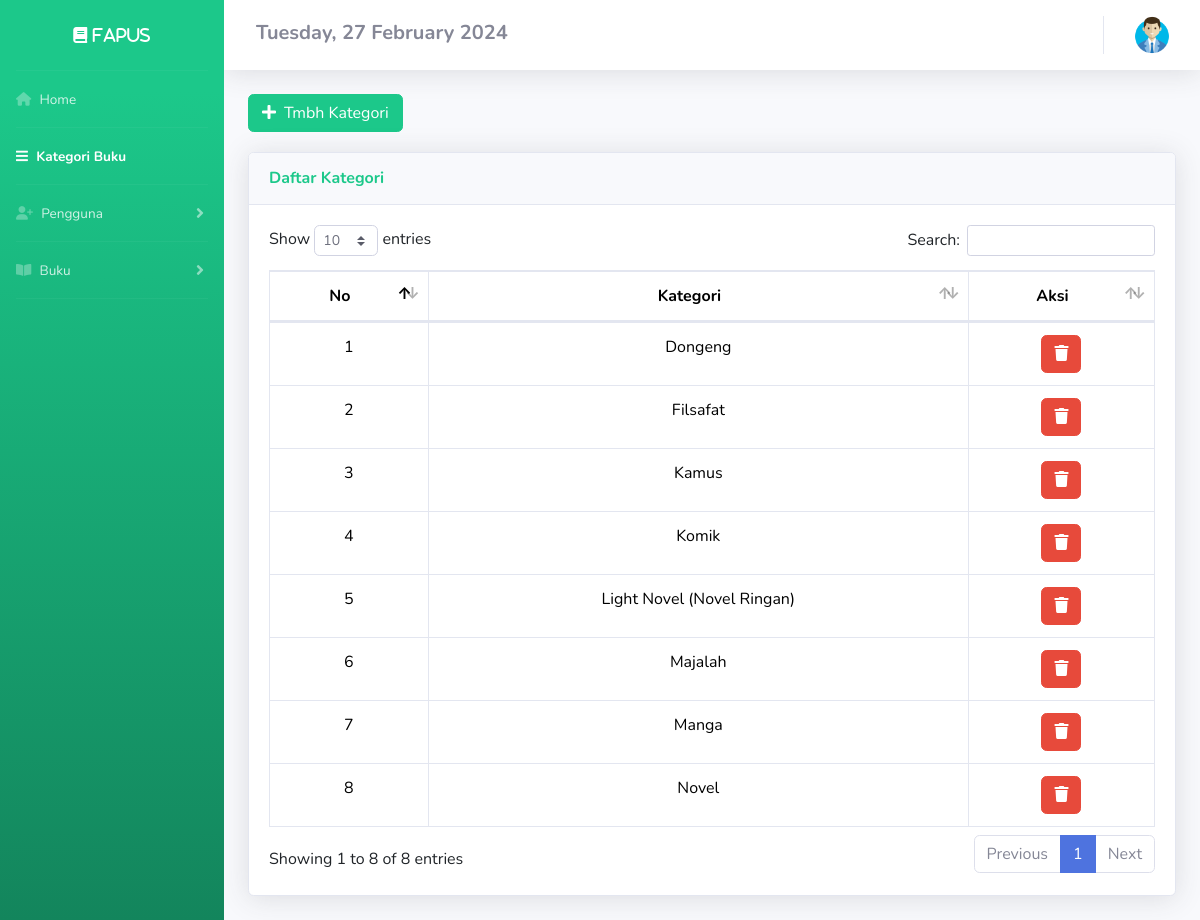
The app's page /DashboardAdmin/kategori.php (signed in) with its own data.
### tables this page shows
CREATE TABLE `kategori_buku` (
  `kategori` varchar(255) NOT NULL
);

### config/config.php (called while the page is built, shortened)
<?php
$host = "127.0.0.1";
$username = "root";
$password = "";
$database_name = "ukk_fatih";
$connection = mysqli_connect($host, $username, $password, $database_name);
function queryReadData($dataKategori)
{
  global $connection;
  $result = mysqli_query($connection, $dataKategori);
  $items = [];
  while ($item = mysqli_fetch_assoc($result)) {
    $items[] = $item;
  }
  return $items;
}

### DashboardAdmin/kategori.php (the view, shortened to what this page needs)
<?php
require "../config/config.php";
$member = queryReadData("SELECT * FROM kategori_buku");
?>
<!DOCTYPE html>
<html lang="en">
<head>
  <link href="https://cdn.jsdelivr.net/npm/bootstrap@5.3.2/dist/css/bootstrap.min.css" rel="stylesheet">
  <link href="../assets2/vendor/fontawesome-free/css/all.min.css" rel="stylesheet" type="text/css">
  <link href="../assets2/css/sb-admin-2.min.css" rel="stylesheet">
  <link href="../assets2/vendor/datatables/dataTables.bootstrap4.min.css" rel="stylesheet">
</head>
<body id="page-top">
  <div id="wrapper">
    <ul class="navbar-nav bg-gradient-success sidebar sidebar-dark accordion" id="accordionSidebar">
      <div class="sticky-top">
        <a class="sidebar-brand d-flex align-items-center justify-content-center" href="kategori.php">
          <div class="sidebar-brand-text fas fa-book"> Fapus</div>
        </a>
        <hr class="sidebar-divider my-0">
        <li class="nav-item">
          <a class="nav-link" href="index.php">
            <i class="fa-solid fa-house"></i>
            <span>Home</span></a>
        </li>
        <hr class="sidebar-divider my-0">
        <li class="nav-item active">
          <a class="nav-link" href="#.php">
            <i class="fas fa-bars"></i>
            <span>Kategori Buku</span></a>
        </li>
        <hr class="sidebar-divider my-0">
        <li class="nav-item">
          <a class="nav-link collapsed" href="#" data-toggle="collapse" data-target="#collapseTwo" aria-expanded="true" aria-controls="collapseTwo">
            <i class="fa-solid fa-user-plus"></i>
            <span>Pengguna</span>
          </a>
        </li>
        <hr class="sidebar-divider my-0">
        <li class="nav-item">
          <a class="nav-link collapsed" href="#" data-toggle="collapse" data-target="#collapseUtilities" aria-expanded="true" aria-controls="collapseUtilities">
            <i class="fas fa-book-open"></i>
            <span>Buku</span>
          </a>
        </li>
        <hr class="sidebar-divider my-0">
    </ul>
    <?php
    $day = date('l');
    $dayOfMonth = date('d');
    $month = date('F');
    $year = date('Y');
    ?>
    <div id="content-wrapper" class="d-flex flex-column">
      <div id="content">
        <nav class="navbar navbar-expand navbar-light bg-white topbar mb-4 static-top shadow">
          <h5 class="mt-1 mx-3 fw-bold"><span class="fs-5 text-secondary"> <?php echo $day . ", " . $dayOfMonth . " " . " " . $month . " " . $year; ?> </span></h5>
          <ul class="navbar-nav ml-auto">
            <li class="nav-item dropdown no-arrow">
              <a class="nav-link dropdown-toggle" href="#" id="userDropdown" role="button" data-toggle="dropdown" aria-haspopup="true" aria-expanded="false">
                <img src="../assets/user.png" alt="memberLogo" width="40px">
              </a>
            </li>
          </ul>
        </nav>
        <div class="container-fluid">
          <button style="margin-bottom:20px" data-toggle="modal" data-target="#myModal" class="btn btn-success col-md-2"><span class="glyphicon glyphicon-plus"></span><i class="fas fa-plus mr-2"></i>Tmbh Kategori</button>
          <div class="card shadow mb-4">
            <div class="card-header py-3">
              <h6 class="m-0 font-weight-bold text-success">Daftar Kategori</h6>
            </div>
            <div class="card-body">
              <div class="table-responsive">
                <table class="table table-bordered" id="dataTable" width="100%" cellspacing="0">
                  <thead>
                    <tr align="center">
                      <th>No</th>
                      <th>Kategori</th>
                      <th>Aksi</th>
                    </tr>
                  </thead>
                  <tbody>
                    <?php
                    $no = 1;
                    foreach ($member as $item) :
                    ?>
                      <tr>
                        <td align="center"><?php echo $no++ ?></td>
                        <td align="center"><?php echo $item['kategori'] ?></td>
                        <td align="center">
                          <a href="deleteKategori.php?kategori=<?= $item['kategori']; ?>" class="btn btn-danger" onclick="return confirm('Apakah <?= $item['kategori']; ?> ingin anda hapus? Jika anda hapus maka data buku dengan kategori ini juga akan terhapus!');"><i class="fas fa-trash"></i></a>
                        </td>
                      </tr>
                    <?php endforeach; ?>
                  </tbody>
                </table>
              </div>
            </div>
          </div>
        </div>
      </div>
</body>
</html>

### records on screen
kategori_buku: kategori "Dongeng"
kategori_buku: kategori "Filsafat"
kategori_buku: kategori "Kamus"
kategori_buku: kategori "Komik"
kategori_buku: kategori "Light Novel (Novel Ringan)"
kategori_buku: kategori "Majalah"
kategori_buku: kategori "Manga"
kategori_buku: kategori "Novel"
